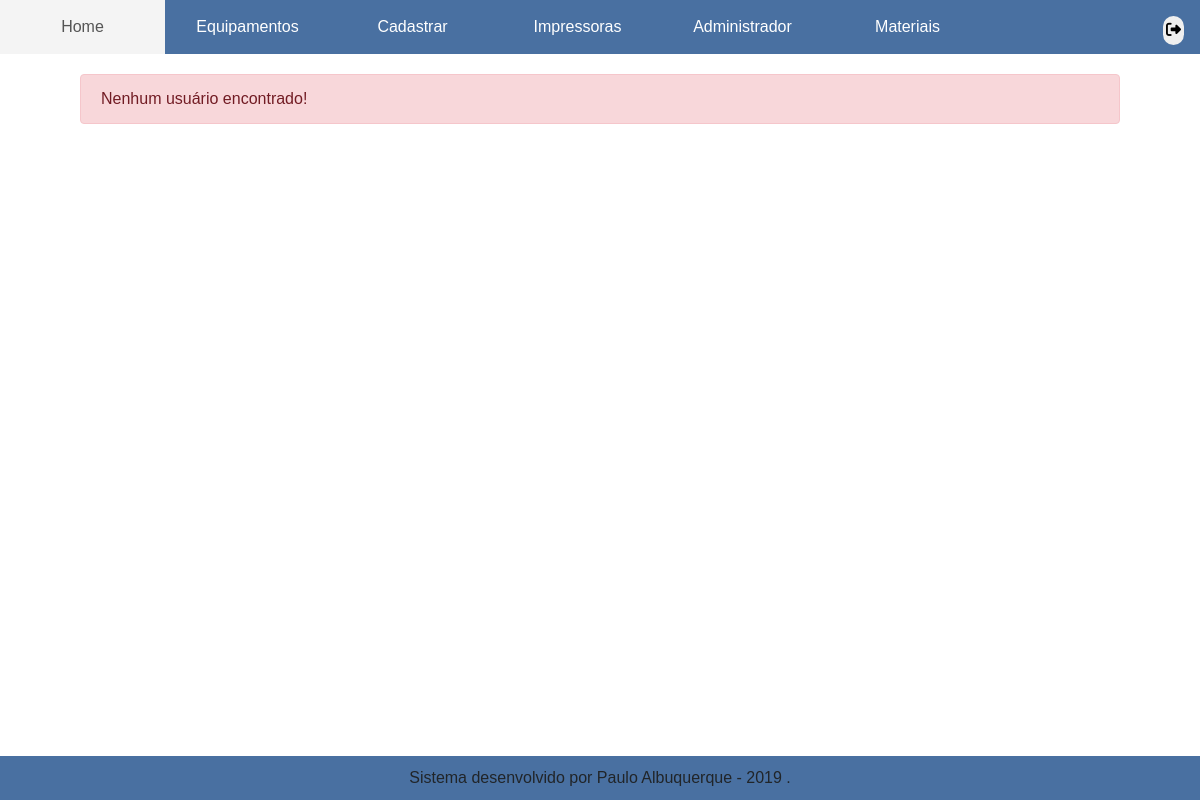
The app's page /administrador/todos_usuarios.php, older data.
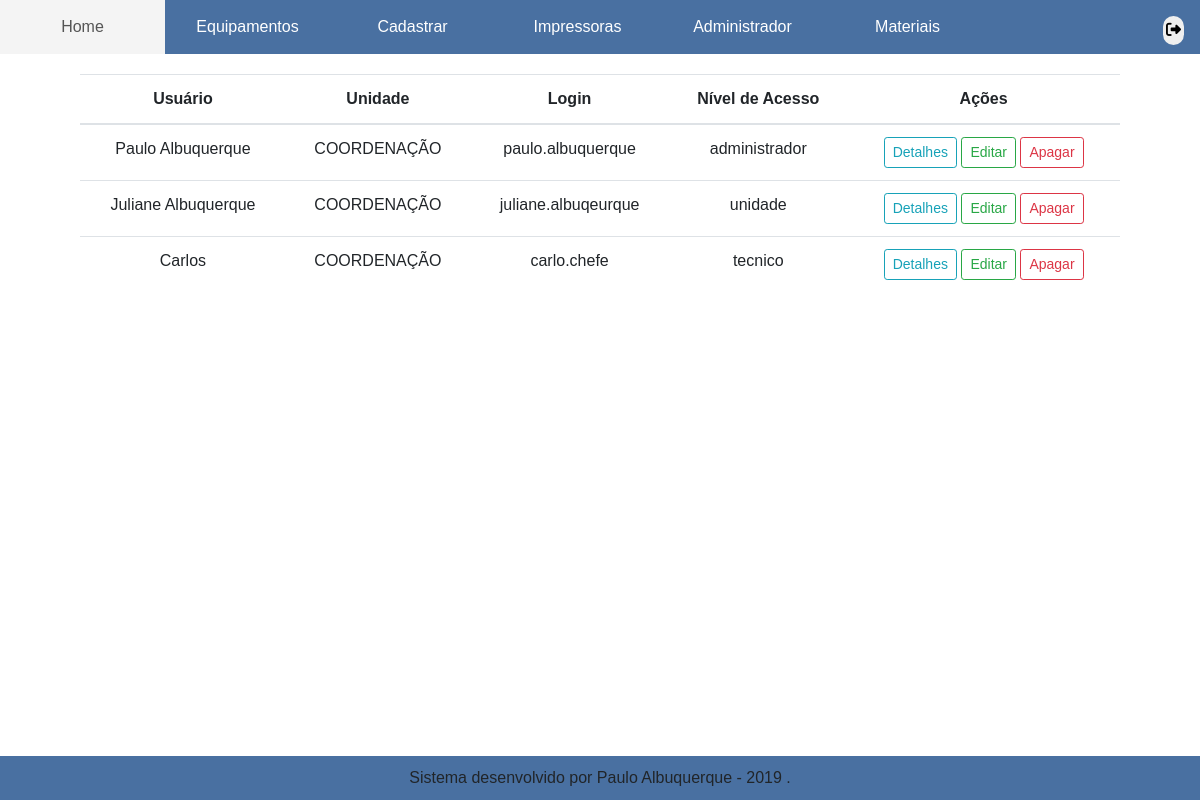
The same page, newer data.
### tables this page shows
CREATE TABLE `tb_usuario` (
  `id_usuario` int(11) NOT NULL,
  `pessoa` varchar(50) NOT NULL,
  `unidade` varchar(50) NOT NULL,
  `senha` varchar(32) NOT NULL,
  `login_usuario` varchar(50) NOT NULL,
  `cracha` int(50) NOT NULL,
  `documento` varchar(50) NOT NULL,
  `sexo` tinyint(11) DEFAULT NULL,
  `nivel_acesso` varchar(20) NOT NULL
);

### administrador/todos_usuarios.php (the view, shortened to what this page needs)
<!doctype html>
<html lang="pt-br">
<head>
    <link href='../css/bootstrap.css' rel="stylesheet">
    <link href='../css/estilo.css' rel="stylesheet">
</head>
<body>
    <nav class="menu">
        <ul>
            <li><a href='../administrador/home.php'>Home</a></li>
            <li><a href='../administrador/equipamentos.php'>Equipamentos</a>
            </li>
            <li><a href='../administrador/cadastrar.php'>Cadastrar</a></li>
            <li><a href='../administrador/impressoras.php'>Impressoras</a>
            <li><a href='../administrador/admin.php'>Administrador</a>
            </li>
            <li><a href='../administrador/estoque_home.php'>Materiais</a></li>
        </ul>
        <div class="posicao-btn-sair">
            <button class="btn_sair btn-green"><i class="fas fa-sign-out-alt"></i> </button>
        </div>
    </nav>
    <br>
    <div class="container-fluid">
        <div class="row">
            <div class="col-md-12">
                <div class="container">
                    <?php
                    include_once('conexao.php');
                    $result_usuario = "SELECT * FROM tb_usuario ORDER BY unidade ASC";
                    $resultado_usuario = mysqli_query($conn, $result_usuario);
                    if (($resultado_usuario) and ($resultado_usuario->num_rows != 0)) {
                    ?>
                        <table class="table table-hover text-center">
                            <thead>
                                <tr>
                                    <th>Usuário</th>
                                    <th>Unidade</th>
                                    <th>Login</th>
                                    <th>Nível de Acesso</th>
                                    <th>Ações</th>
                                </tr>
                            </thead>
                            <tbody>
                                <?php
                                while ($row_usuario = mysqli_fetch_assoc($resultado_usuario)) {
                                ?>
                                    <tr>
                                        <td><?php echo $row_usuario['pessoa']; ?></td>
                                        <td><?php echo $row_usuario['unidade']; ?></td>
                                        <td><?php echo $row_usuario['login_usuario']; ?></td>
                                        <td><?php echo $row_usuario['nivel_acesso']; ?></td>
                                        <td>
                                            <span class="d-none d-md-block">
                                                <a class="btn btn-outline-info btn-sm" href="#" role="button" data-toggle="modal" data-target=".bd-example-modal-lg">Detalhes</a>
                                                <a class="btn btn-outline-success btn-sm" href="../administrador/editar_usuario.php">Editar</a>
                                                <a class="btn btn-outline-danger btn-sm" href="#" role="button" data-toggle="modal" data-target="#exampleModal">Apagar</a>
                                            </span>
                                        </td>
                                    </tr>
                                <?php
                                } ?>
                            </tbody>
                        </table>
                    <?php
                    } else {
                        echo "<div class='alert alert-danger' role='alert'>Nenhum usuário encontrado!</div>";
                    }
                    ?>
                </div>
            </div>
        </div>
    </div>
    <div class="dmr">
        Sistema desenvolvido por Paulo Albuquerque - 2019 .
    </div>
</body>
</html>

Row changes from the older to the newer data that the page shows:
added tb_usuario: pessoa "Paulo Albuquerque", unidade "COORDENAÇÃO", login_usuario "paulo.albuquerque", nivel_acesso "administrador"
added tb_usuario: pessoa "Juliane Albuquerque", unidade "COORDENAÇÃO", login_usuario "juliane.albuqeurque", nivel_acesso "unidade"
added tb_usuario: pessoa "Carlos", unidade "COORDENAÇÃO", login_usuario "carlo.chefe", nivel_acesso "tecnico"
Text that changed along with them:
text no longer shown: "Nenhum usuário encontrado!"
text now shown: "Usuário Unidade Login Nível de Acesso Ações"
